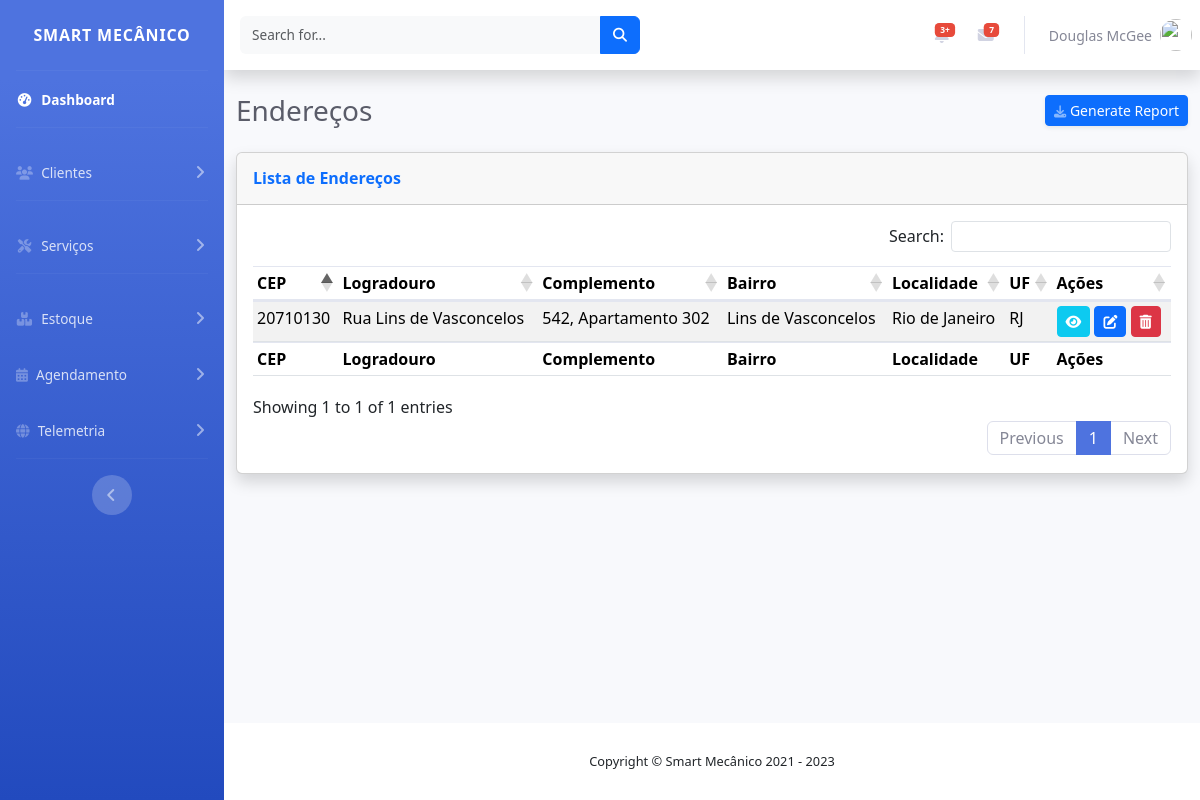
The page /dashboard/addresses/ (signed in) on the database its author committed.
### customManager/models/address_model.py (models this page shows, shortened)
class Address(Base):
    user = models.ForeignKey(CustomUser, on_delete=models.CASCADE, related_name='addresses')
    cep = models.CharField(max_length=10)
    logradouro = models.CharField(max_length=255)
    complemento = models.CharField(max_length=255, null=True, blank=True)
    bairro = models.CharField(max_length=100)
    localidade = models.CharField(max_length=100)
    uf = models.CharField(max_length=2)
    class Meta:
        verbose_name = "Endereço"
        verbose_name_plural = "Endereços"
        indexes = [
                models.Index(fields=['cep']),
            ]

### dashboard/views/addresses_view.py (the view)
# urls.py: path('dashboard/addresses/', list_addresses, name="addresses"),
@login_required
@user_passes_test(lambda u: u.is_superuser or u.is_staff)
def list_addresses(request):
    if request.user.is_superuser:
        addresses = Address.objects.all()
    else:
        addresses = Address.objects.filter(user=request.user)
    return render(request, 'list_addresses.html', {'addresses': addresses})

### dashboard/templates/list_addresses.html (shortened to what this page needs)
{% extends 'dashboard_base.html' %}
{% load static %}
{% block head_css %}
<link rel="stylesheet" href="https://cdn.datatables.net/1.13.6/css/dataTables.bootstrap5.min.css">
{% endblock %}
{% block content%}
<div class="container-fluid">
  <div class="d-sm-flex align-items-center justify-content-between mb-4">
    <h1 class="h3 mb-0 text-gray-800">Endereços</h1>
    <a href="#" class="d-none d-sm-inline-block btn btn-sm btn-primary shadow-sm"> Generate Report</a>
  </div>
  <div class="row">
    <div class="col">
      <div class="card shadow mb-4">
        <div class="card-header py-3">
          <h6 class="m-0 font-weight-bold text-primary">Lista de Endereços</h6>
        </div>
        <div class="card-body">
          <div class="table-responsive">
            <table id="example" class="display nowrap table table-striped table-sm" style="width:100%">
              <thead>
                <tr>
                  <th>CEP</th>
                  <th>Logradouro</th>
                  <th>Complemento</th>
                  <th>Bairro</th>
                  <th>Localidade</th>
                  <th>UF</th>
                  <th>Ações</th>
                </tr>
              </thead>
              <tbody>
                {% for address in addresses %}
                <tr>
                  <td>{{ address.cep }}</td>
                  <td>{{ address.logradouro }}</td>
                  <td>{{ address.complemento }}</td>
                  <td>{{ address.bairro }}</td>
                  <td>{{ address.localidade }}</td>
                  <td>{{ address.uf }}</td>
                  <td>
                    <a href="{% url 'address_detail' address.id %}" class="btn btn-info btn-sm text-white"
                      title="Visualizar">
                      <i class="fas fa-eye"></i>
                    </a>
                    {% if request.user.is_superuser or address.user == request.user %}
                    <a href="{% url 'address_edit' address.id %}" class="btn btn-primary btn-sm" title="Editar">
                      <i class="fas fa-edit"></i>
                    </a>
                    {% if request.user.is_superuser %}
                    <a href="{% url 'address_delete' address.id %}" class="btn btn-danger btn-sm" title="Deletar">
                      <i class="fas fa-trash-alt"></i>
                    </a>
                    {% endif %}
                    {% endif %}
                  </td>
                </tr>
                {% empty %}
                <tr>
                  <td valign="top" colspan="7" class="dataTables_empty">Nenhum endereço encontrado.</td>
                </tr>
                {% endfor %}
              </tbody>
              <tfoot>
                <tr>
                  <th>CEP</th>
                  <th>Logradouro</th>
                  <th>Complemento</th>
                  <th>Bairro</th>
                  <th>Localidade</th>
                  <th>UF</th>
                  <th>Ações</th>
                </tr>
              </tfoot>
            </table>
          </div>
        </div>
      </div>
    </div>
  </div>
</div>
{% endblock %}

### rows shown on the page
Address: cep "20710130", logradouro "Rua Lins de Vasconcelos", complemento "542, Apartamento 302", bairro "Lins de Vasconcelos", localidade "Rio de Janeiro", uf "RJ"
